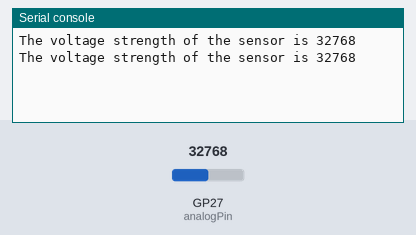
A program run on a simulated Raspberry Pi Pico running MicroPython. Shown: the last lines printed to the serial console. The test bench sets the inputs (shaded band); at power-on: GP27 (analogPin) = 32768 (analog values on the 0–65535 scale).

Above: at 1.2 s.
1.3 s: GP27 (analogPin) set to 45874
At 2.6 s:
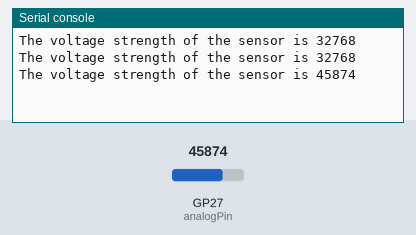
2.8 s: GP27 (analogPin) set to 57670
At 3.8 s:
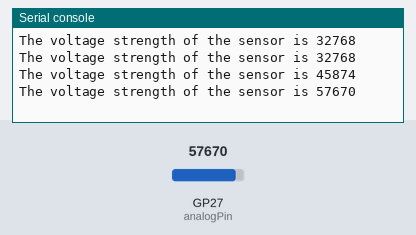
Timing chart, 0 to 5.8 s (numbered marks = the images above; inputs shaded):
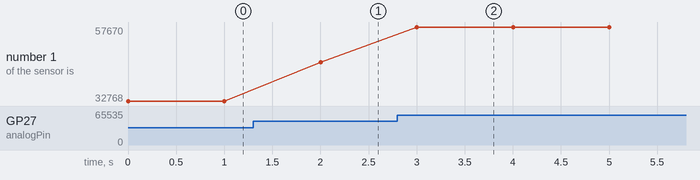

Measured:
- after the input at 1.3 s, the serial console: prints a new line after 0.70 s (image 1)
- after the input at 2.8 s, the serial console: prints a new line after 0.20 s (image 2)
- plotted number 1: 32768 → 45874 after the input at 1.3 s, 45874 → 57670 after the input at 2.8 s

The program:

main.py
```python
import time
from machine import ADC
from machine import Pin

analogPin = ADC(27)

while True:
    analogValue = analogPin.read_u16()
    print("The voltage strength of the sensor is {}".format(analogValue))
    time.sleep(1)
```
